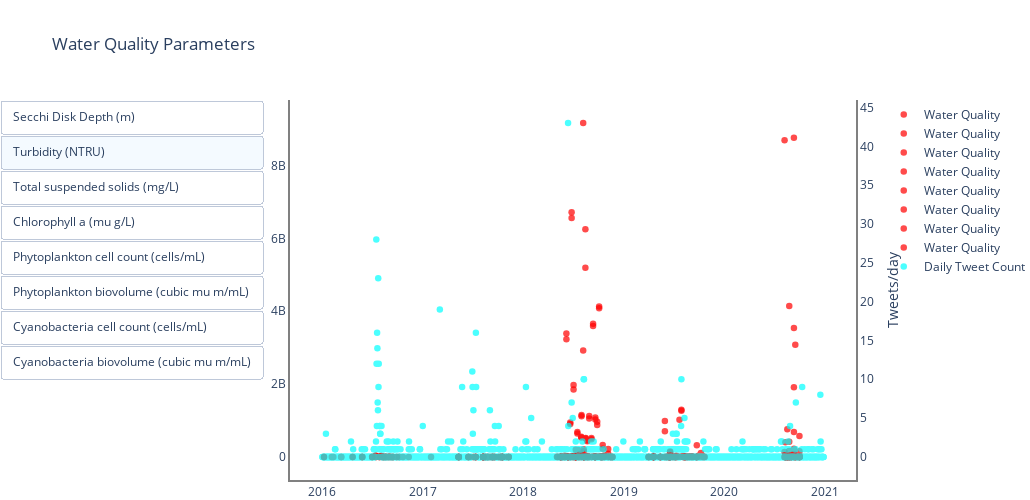

The cell this chart's notebook holds for it:
### Code cell
# add secondary axis https://stackoverflow.com/questions/57296683/adding-a-secondary-axis-in-plotly-python

sd = go.Scatter(x=list(post_sd.OBJECTID_1),
                 y=list(post_sd['X75.']),
                 #name='Secchi Disk Depth (m)',
                 mode='markers',
                 marker=dict(color='red', size=10),
                yaxis='y1',
                showlegend=True,
                name='Water Quality'
                )



t = go.Scatter(x=list(post_t.OBJECTID_1),
                 y=list(post_t['X75.']),
                 #name='Turbidity (NTRU)',
                 mode='markers',
                 marker=dict(color='red', size=10),
                yaxis='y1',
                showlegend=True,
                name='Water Quality'
                )

tss = go.Scatter(x=list(post_tss.OBJECTID_1),
                   y=list(post_tss['X75.']),
                   #name='Total suspended solids (mg/L)',
                   mode='markers',
                   marker=dict(color='red', size=10),
                yaxis='y1',
                showlegend=True,
                name='Water Quality'
                  )

c = go.Scatter(x=list(post_c.OBJECTID_1), #uncorrected for pheophytin
                 y=list(post_c['X75.']),
                 #name=r'Chlorophyll a ($ \mu g / L$)',
                 mode='markers',
                 marker=dict(color='red', size=10),
                yaxis='y1',
                showlegend=True,
                name='Water Quality'
                )

tcc = go.Scatter(x=list(post_tcc.OBJECTID_1),
                   y=list(post_tcc['X75.']),
                   #name='Phytoplankton cell count (cells/mL)',
                   mode='markers',
                   marker=dict(color='red', size=10),
                yaxis='y1',
                showlegend=True,
                name='Water Quality'
                  )

tb = go.Scatter(x=list(post_tb.OBJECTID_1),
                   y=list(post_tb['X75.']),
                   #name='Phytoplankton biovolume ($ \mu m^3 / mL$)',
                   mode='markers',
                   marker=dict(color='red', size=10),
                yaxis='y1',
                showlegend=True,
                name='Water Quality'
                  )

ccc = go.Scatter(x=list(post_ccc.OBJECTID_1),
                   y=list(post_ccc['X75.']),
                   #name='Cyanobacteria cell count (cells/mL)',
                   mode='markers',
                   marker=dict(color='red', size=10),
                yaxis='y1',
                showlegend=True,
                name='Water Quality'
                  )

cb = go.Scatter(x=list(post_cb.OBJECTID_1),
                   y=list(post_cb['X75.']),
                   #name='Cyanobacteria biovolume ($ \mu m^3 / mL$)',
                   mode='markers',
                   marker=dict(color='red', size=10),
                yaxis='y1',
                showlegend=True,
                name='Water Quality'
                  )

tweets = go.Scatter(x=list(tweets_daily['time']),
                         y=list(tweets_daily['neg']),
                         name='Daily Tweet Count',
                         mode='markers',
                         marker=dict(color='cyan', size=10),
                         yaxis='y2')


data = [sd, t, tss, c, tcc, tb, ccc, cb, tweets]

updatemenus = list([
    dict(type="buttons",
        active=1,
        buttons=list([
            dict(label = 'Secchi Disk Depth (m)',
                method='update',
                args=[{'visible':[True, False, False, False, False, False, False, False, True]}]
                ),
            dict(label='Turbidity (NTRU)',
                method='update',
                args=[{'visible':[False, True, False, False, False, False, False, False, True]}]
                ),
            dict(label='Total suspended solids (mg/L)',
                method='update',
                args=[{'visible':[False, False, True, False, False, False, False, False, True]}]
                ),
            dict(label=r'Chlorophyll a (mu g/L)',
                method='update',
                args=[{'visible':[False, False, False, True, False, False, False, False, True]}]
                ),
            dict(label='Phytoplankton cell count (cells/mL)',
                method='update',
                args=[{'visible':[False, False, False, False, True, False, False, False, True]}]
                ),
            dict(label='Phytoplankton biovolume (cubic mu m/mL)',
                method='update',
                args=[{'visible':[False, False, False, False, False, True, False, False, True]}]
                ),
            dict(label='Cyanobacteria cell count (cells/mL)',
                method='update',
                args=[{'visible':[False, False, False, False, False, False, True, False, True]}]
                ),
            dict(label='Cyanobacteria biovolume (cubic mu m/mL)',
                method='update',
                args=[{'visible':[False, False, False, False, False, False, False, True, True]}]
                ),
        ]))
])

fig.add_trace(go.Scatter(x=list(tweets_daily['time']),
                         y=list(tweets_daily['neg']),
                         name='Daily Tweet Count',
                         mode='markers',
                         marker=dict(color='cyan', size=10),
                         yaxis='y2')
             )

layout = dict(title="Water Quality Parameters",showlegend=True,
             updatemenus=updatemenus, plot_bgcolor="white",
             yaxis=dict(side='left'),
             yaxis2=dict(title="Tweets/day", 
                         side="right",
                        overlaying='y1'))

fig = go.Figure(data=data, layout=layout)

fig.update_traces(mode='markers', opacity=0.7, marker_size=6.5)
fig.update_xaxes(showline=True, linewidth=2, linecolor='grey')
fig.update_yaxes(showline=True, linewidth=2, linecolor='grey')

# Legend position
fig.update_layout(legend=dict(
    yanchor="top",
    #y=-2,
    xanchor="right",
    x=1.307
))

# Figure dimensions
fig.update_layout(
    autosize=False,
    width=1030,
    height=500,
    margin=dict(
        l=150,
        r=0,
        b=0,
        t=100,
        pad=0
    )
)
pio.show(fig)

### Figure 1 — Plotly figure (JSON) as saved in the notebook; plotly's stock layout.template omitted (floating-point values rounded to 4 significant figures; data arrays with more than 128 entries replaced by an {"elided": "..."} marker saying what was removed)
{"data": [{"marker": {"color": "red", "size": 6.5}, "mode": "markers", "name": "Water Quality", "opacity": 0.7, "showlegend": true, "type": "scatter", "x": ["2016-04-20T00:00:00", "2016-05-25T00:00:00", "2016-06-30T00:00:00", "2017-05-10T00:00:00", "2017-05-11T00:00:00", "2017-06-15T00:00:00", "2017-07-11T00:00:00", "2017-08-07T00:00:00", "2017-08-08T00:00:00", "2017-09-11T00:00:00", "2017-10-16T00:00:00", "2017-11-08T00:00:00", "2018-05-16T00:00:00", "2018-06-12T00:00:00", "2018-07-10T00:00:00", "2018-07-11T00:00:00", "2018-08-08T00:00:00", "2018-08-09T00:00:00", "2018-09-18T00:00:00", "2018-10-10T00:00:00", "2018-10-15T00:00:00", "2018-11-14T00:00:00", "2018-11-20T00:00:00", "2019-04-01T00:00:00", "2019-04-18T00:00:00", "2019-04-19T00:00:00", "2019-05-13T00:00:00", "2019-05-14T00:00:00", "2019-06-17T00:00:00", "2019-06-18T00:00:00", "2019-07-08T00:00:00", "2019-08-12T00:00:00", "2019-09-23T00:00:00", "2017-09-18T00:00:00", "2017-10-10T00:00:00", "2018-05-17T00:00:00", "2018-06-11T00:00:00", "2017-10-17T00:00:00"], "y": [0.3798, 0.2, 0.2, 0.2725, 0.2784, 0.3648, 0.237, 0.3068, 0.2847, 0.3057, 0.2322, 0.1977, 0.2459, 0.2009, 0.1, 0.2142, 0.1336, 0.2487, 0.1837, 0.3, 0.1672, 0.19, 0.2, 0.2268, 0.1477, 0.324, 0.8547, 0.4285, 0.738, 0.389, 0.3046, 0.2906, 0.2708, 0.2, 0.38, 0.25, 0.1, 0.2], "yaxis": "y"}, {"marker": {"color": "red", "size": 6.5}, "mode": "markers", "name": "Water Quality", "opacity": 0.7, "showlegend": true, "type": "scatter", "x": ["2016-08-10T00:00:00", "2017-05-10T00:00:00", "2017-05-11T00:00:00", "2017-06-15T00:00:00", "2017-07-11T00:00:00", "2017-08-07T00:00:00", "2017-08-08T00:00:00", "2017-09-11T00:00:00", "2017-10-16T00:00:00", "2017-11-08T00:00:00", "2018-05-16T00:00:00", "2018-06-12T00:00:00", "2018-07-10T00:00:00", "2018-07-11T00:00:00", "2018-08-08T00:00:00", "2018-08-09T00:00:00", "2018-09-18T00:00:00", "2018-09-19T00:00:00", "2018-10-10T00:00:00", "2018-10-15T00:00:00", "2018-11-14T00:00:00", "2018-11-20T00:00:00", "2019-04-01T00:00:00", "2019-04-18T00:00:00", "2019-04-19T00:00:00", "2019-05-13T00:00:00", "2019-05-14T00:00:00", "2019-06-17T00:00:00", "2019-06-18T00:00:00", "2019-07-08T00:00:00", "2019-08-12T00:00:00", "2019-09-23T00:00:00", "2017-09-18T00:00:00", "2017-10-10T00:00:00", "2018-05-17T00:00:00", "2018-06-11T00:00:00", "2017-10-17T00:00:00", "2016-01-07T00:00:00"], "y": [90.62, 48.81, 38.88, 32.73, 89.2, 79.33, 43.23, 34.74, 53.3, 49.56, 39.37, 86.39, 169.6, 69.74, 60.89, 65.11, 102.9, 71.59, 129.4, 90.09, 33.4, 31.4, 57.36, 64.4, 39.37, 20.7, 23.5, 27.65, 53.59, 88.36, 62.09, 67.69, 79, 8.91, 25.6, 105, 46.2, 6.4], "yaxis": "y"}, {"marker": {"color": "red", "size": 6.5}, "mode": "markers", "name": "Water Quality", "opacity": 0.7, "showlegend": true, "type": "scatter", "x": ["2016-02-10T00:00:00", "2016-03-09T00:00:00", "2016-03-10T00:00:00", "2016-04-20T00:00:00", "2016-05-24T00:00:00", "2016-05-25T00:00:00", "2016-06-30T00:00:00", "2016-07-28T00:00:00", "2016-08-04T00:00:00", "2016-08-11T00:00:00", "2016-08-18T00:00:00", "2016-08-31T00:00:00", "2016-09-08T00:00:00", "2016-10-06T00:00:00", "2016-10-07T00:00:00", "2016-10-20T00:00:00", "2016-11-10T00:00:00", "2017-01-30T00:00:00", "2017-05-10T00:00:00", "2017-05-11T00:00:00", "2017-06-15T00:00:00", "2017-07-11T00:00:00", "2017-08-07T00:00:00", "2017-08-08T00:00:00", "2017-09-11T00:00:00", "2017-10-16T00:00:00", "2017-10-31T00:00:00", "2017-11-08T00:00:00", "2018-05-07T00:00:00", "2018-05-16T00:00:00", "2018-05-17T00:00:00", "2018-06-12T00:00:00", "2018-06-14T00:00:00", "2018-06-27T00:00:00", "2018-06-28T00:00:00", "2018-07-05T00:00:00", "2018-07-10T00:00:00", "2018-07-11T00:00:00", "2018-08-08T00:00:00", "2018-08-09T00:00:00", "2018-09-18T00:00:00", "2018-09-19T00:00:00", "2018-10-10T00:00:00", "2018-10-15T00:00:00", "2018-11-14T00:00:00", "2018-11-20T00:00:00", "2019-04-01T00:00:00", "2019-04-18T00:00:00", "2019-04-19T00:00:00", "2019-05-13T00:00:00", "2019-05-14T00:00:00", "2019-06-17T00:00:00", "2019-06-18T00:00:00", "2019-07-08T00:00:00", "2019-08-12T00:00:00", "2019-09-23T00:00:00", "2016-02-04T00:00:00", "2017-09-18T00:00:00", "2017-10-10T00:00:00", "2018-06-11T00:00:00", "2017-10-17T00:00:00", "2016-01-07T00:00:00", "2018-06-20T00:00:00"], "y": [8.141, 117.4, 119.2, 51.39, 78.27, 62.41, 49.2, 68.91, 111.8, 106.6, 135.7, 120.9, 137.0, 131.1, 71.89, 190.9, 87.76, 37.17, 51.33, 30.91, 29.18, 70.07, 85.71, 41.51, 32.42, 33.16, 61.27, 93.34, 41.31, 32.27, 45.05, 70.92, 49.04, 85.4, 46.7, 19.53, 286.4, 74.51, 110, 57.1, 100.4, 67.47, 115.4, 334.4, 29.99, 32.04, 54.1, 66.56, 20.87, 12.14, 22.82, 24.74, 45.64, 77.49, 55.8, 58.12, 10, 113, 14.4, 90, 58, 7, 124.2], "yaxis": "y"}, {"marker": {"color": "red", "size": 6.5}, "mode": "markers", "name": "Water Quality", "opacity": 0.7, "showlegend": true, "type": "scatter", "x": ["2016-06-30T00:00:00", "2017-05-10T00:00:00", "2017-05-11T00:00:00", "2017-06-15T00:00:00", "2017-07-11T00:00:00", "2017-08-07T00:00:00", "2017-08-08T00:00:00", "2017-09-11T00:00:00", "2017-10-16T00:00:00", "2017-11-08T00:00:00", "2018-06-12T00:00:00", "2018-07-10T00:00:00", "2018-07-11T00:00:00", "2018-08-08T00:00:00", "2018-08-09T00:00:00", "2018-09-18T00:00:00", "2018-09-19T00:00:00", "2018-10-10T00:00:00", "2018-10-15T00:00:00", "2018-11-14T00:00:00", "2018-11-20T00:00:00", "2019-04-01T00:00:00", "2019-04-18T00:00:00", "2019-04-19T00:00:00", "2019-05-13T00:00:00", "2019-05-14T00:00:00", "2019-06-17T00:00:00", "2019-06-18T00:00:00", "2019-07-08T00:00:00", "2019-08-12T00:00:00", "2019-09-23T00:00:00", "2017-09-18T00:00:00", "2017-10-10T00:00:00", "2018-05-17T00:00:00", "2018-06-11T00:00:00", "2017-10-17T00:00:00", "2016-05-25T00:00:00"], "y": [19.58, 22.79, 4.606, 11.7, 82.58, 73.95, 12.7, 45.56, 8.867, 10.04, 26.32, 305.7, 45.27, 100.2, 81.67, 40.52, 53.0, 23.92, 50.54, 16.1, 11.0, 33.52, 8.969, 20.38, 3.087, 23.12, 61.14, 4.85, 14.08, 10.91, 24.94, 123.8, 13.56, 85.2, 218, 34.96, 22.28], "yaxis": "y"}, {"marker": {"color": "red", "size": 6.5}, "mode": "markers", "name": "Water Quality", "opacity": 0.7, "showlegend": true, "type": "scatter", "x": ["2016-07-13T00:00:00", "2016-07-14T00:00:00", "2016-07-15T00:00:00", "2016-07-20T00:00:00", "2016-07-26T00:00:00", "2016-08-02T00:00:00", "2016-08-09T00:00:00", "2016-08-16T00:00:00", "2016-08-17T00:00:00", "2016-08-23T00:00:00", "2016-08-29T00:00:00", "2016-08-31T00:00:00", "2016-09-06T00:00:00", "2016-09-13T00:00:00", "2016-09-14T00:00:00", "2016-09-28T00:00:00", "2017-07-03T00:00:00", "2017-07-11T00:00:00", "2017-08-07T00:00:00", "2017-08-08T00:00:00", "2017-08-14T00:00:00", "2017-08-16T00:00:00", "2017-08-22T00:00:00", "2017-08-29T00:00:00", "2017-09-05T00:00:00", "2017-09-11T00:00:00", "2017-10-03T00:00:00", "2017-10-16T00:00:00", "2018-05-03T00:00:00", "2018-05-16T00:00:00", "2018-05-23T00:00:00", "2018-05-31T00:00:00", "2018-06-06T00:00:00", "2018-06-12T00:00:00", "2018-06-20T00:00:00", "2018-06-25T00:00:00", "2018-07-02T00:00:00", "2018-07-09T00:00:00", "2018-07-16T00:00:00", "2018-07-24T00:00:00", "2018-07-30T00:00:00", "2018-07-31T00:00:00", "2018-08-06T00:00:00", "2018-08-08T00:00:00", "2018-08-14T00:00:00", "2018-08-15T00:00:00", "2018-08-21T00:00:00", "2018-08-28T00:00:00", "2018-09-05T00:00:00", "2018-09-11T00:00:00", "2018-09-19T00:00:00", "2018-09-26T00:00:00", "2018-10-03T00:00:00", "2018-10-10T00:00:00", "2018-10-16T00:00:00", "2018-10-22T00:00:00", "2018-11-05T00:00:00", "2019-05-30T00:00:00", "2019-06-05T00:00:00", "2019-07-29T00:00:00", "2019-08-05T00:00:00", "2019-08-08T00:00:00", "2019-08-12T00:00:00", "2019-08-19T00:00:00", "2019-08-26T00:00:00", "2019-09-03T00:00:00", "2019-09-09T00:00:00", "2018-09-18T00:00:00", "2018-07-03T00:00:00", "2019-06-12T00:00:00", "2019-06-27T00:00:00", "2018-07-19T00:00:00", "2019-06-18T00:00:00", "2018-07-10T00:00:00", "2019-04-19T00:00:00", "2019-06-13T00:00:00", "2017-08-24T00:00:00", "2018-08-23T00:00:00"], "y": [35006712, 384100.0, 8431640, 3618000.0, 39600.0, 22570000.0, 50430.0, 28450.0, 6744000.0, 270600.0, 13680.0, 4933551, 9265.0, 4064.0, 66900.0, 888.8, 1089091, 409600.0, 1079000.0, 95460.0, 1715000.0, 110800.0, 248200.0, 237400.0, 85280.0, 334000.0, 81590.0, 76720.0, 15970.0, 23690.0, 15780.0, 29670.0, 11900000.0, 34070.0, 1658000.0, 19142039, 6026000.0, 124100.0, 1952000.0, 268200.0, 1705000.0, 2560000.0, 49118250, 804700.0, 20790000.0, 1529000.0, 1406000.0, 949800.0, 664500.0, 6467000.0, 1842000.0, 2072000.0, 7275000.0, 69840.0, 2034000.0, 95890.0, 267900.0, 902400.0, 10890.0, 2070000.0, 39850.0, 4776.0, 41940.0, 21900.0, 61210.0, 115300.0, 39830.0, 81690.0, 114700.0, 44540.0, 33270.0, 915200.0, 498700.0, 784674, 47501, 904.3, 176400.0, 115200.0], "yaxis": "y"}, {"marker": {"color": "red", "size": 6.5}, "mode": "markers", "name": "Water Quality", "opacity": 0.7, "showlegend": true, "type": "scatter", "x": ["2018-05-03T00:00:00", "2018-05-16T00:00:00", "2018-05-23T00:00:00", "2018-05-31T00:00:00", "2018-06-06T00:00:00", "2018-06-12T00:00:00", "2018-06-20T00:00:00", "2018-06-25T00:00:00", "2018-07-02T00:00:00", "2018-07-09T00:00:00", "2018-07-16T00:00:00", "2018-07-24T00:00:00", "2018-07-30T00:00:00", "2018-07-31T00:00:00", "2018-08-06T00:00:00", "2018-08-08T00:00:00", "2018-08-14T00:00:00", "2018-08-15T00:00:00", "2018-08-21T00:00:00", "2018-08-28T00:00:00", "2018-09-05T00:00:00", "2018-09-11T00:00:00", "2018-09-19T00:00:00", "2018-09-26T00:00:00", "2018-10-03T00:00:00", "2018-10-10T00:00:00", "2018-10-16T00:00:00", "2018-10-22T00:00:00", "2018-11-05T00:00:00", "2019-05-30T00:00:00", "2019-06-05T00:00:00", "2019-07-29T00:00:00", "2019-08-05T00:00:00", "2019-08-08T00:00:00", "2019-08-12T00:00:00", "2019-08-19T00:00:00", "2019-08-26T00:00:00", "2019-09-03T00:00:00", "2019-09-09T00:00:00", "2018-09-18T00:00:00", "2018-07-03T00:00:00", "2019-06-12T00:00:00", "2019-06-27T00:00:00", "2018-07-19T00:00:00", "2019-06-18T00:00:00", "2018-07-10T00:00:00", "2019-04-19T00:00:00", "2019-06-13T00:00:00", "2018-08-23T00:00:00"], "y": [5532000.0, 9201000.0, 5998000.0, 33644109, 3388209216, 7442000.0, 947770128, 6720850944, 1972215488, 26957616, 686953632, 100136300, 557557648, 1148806304, 9168868352, 214340364, 6253350016, 521404624, 458863384, 1125309696, 523258304, 3655117888, 1083562816, 964362256, 4132039360, 19950000.0, 327395344, 40127689, 221172668, 985100352, 5392000.0, 1293648064, 13620000.0, 2919000.0, 9540210, 5360000.0, 13760000.0, 12670000.0, 5742000.0, 14060000.0, 25170000.0, 13340000.0, 9801000.0, 192400000.0, 148100000.0, 198600000.0, 26190000.0, 899600.0, 25820000.0], "yaxis": "y"}, {"marker": {"color": "red", "size": 6.5}, "mode": "markers", "name": "Water Quality", "opacity": 0.7, "showlegend": true, "type": "scatter", "x": {"elided": "153 str values"}, "y": {"elided": "153 float values"}, "yaxis": "y"}, {"marker": {"color": "red", "size": 6.5}, "mode": "markers", "name": "Water Quality", "opacity": 0.7, "showlegend": true, "type": "scatter", "x": ["2018-05-16T00:00:00", "2018-05-23T00:00:00", "2018-05-31T00:00:00", "2018-06-06T00:00:00", "2018-06-12T00:00:00", "2018-06-20T00:00:00", "2018-06-25T00:00:00", "2018-07-02T00:00:00", "2018-07-09T00:00:00", "2018-07-16T00:00:00", "2018-07-24T00:00:00", "2018-07-30T00:00:00", "2018-07-31T00:00:00", "2018-08-06T00:00:00", "2018-08-08T00:00:00", "2018-08-14T00:00:00", "2018-08-15T00:00:00", "2018-08-21T00:00:00", "2018-08-28T00:00:00", "2018-09-05T00:00:00", "2018-09-11T00:00:00", "2018-09-19T00:00:00", "2018-09-26T00:00:00", "2018-10-03T00:00:00", "2018-10-10T00:00:00", "2018-10-16T00:00:00", "2018-10-22T00:00:00", "2018-11-05T00:00:00", "2019-05-30T00:00:00", "2019-06-05T00:00:00", "2019-07-10T00:00:00", "2019-07-22T00:00:00", "2019-07-29T00:00:00", "2019-08-05T00:00:00", "2019-08-08T00:00:00", "2019-08-12T00:00:00", "2019-08-19T00:00:00", "2019-08-26T00:00:00", "2019-09-03T00:00:00", "2019-09-09T00:00:00", "2019-09-20T00:00:00", "2019-09-23T00:00:00", "2019-10-01T00:00:00", "2019-10-08T00:00:00", "2018-09-18T00:00:00", "2019-10-16T00:00:00", "2018-07-03T00:00:00", "2019-06-12T00:00:00", "2019-06-27T00:00:00", "2019-07-03T00:00:00", "2019-07-15T00:00:00", "2018-07-19T00:00:00", "2019-06-18T00:00:00", "2019-10-21T00:00:00", "2018-07-10T00:00:00", "2019-04-19T00:00:00", "2019-06-13T00:00:00", "2019-10-15T00:00:00", "2018-08-23T00:00:00", "2020-08-17T00:00:00", "2020-08-24T00:00:00", "2020-08-31T00:00:00", "2020-09-01T00:00:00", "2020-09-30T00:00:00", "2020-08-17T00:00:00", "2020-08-24T00:00:00", "2020-08-31T00:00:00", "2020-09-10T00:00:00", "2020-09-30T00:00:00", "2020-08-17T00:00:00", "2020-08-24T00:00:00", "2020-08-31T00:00:00", "2020-09-30T00:00:00", "2020-08-17T00:00:00", "2020-08-24T00:00:00", "2020-08-31T00:00:00", "2020-09-30T00:00:00", "2020-08-10T00:00:00", "2020-08-17T00:00:00", "2020-08-24T00:00:00", "2020-08-31T00:00:00", "2020-09-10T00:00:00", "2020-09-30T00:00:00", "2020-08-17T00:00:00", "2020-08-17T00:00:00", "2020-08-24T00:00:00", "2020-08-24T00:00:00", "2020-08-31T00:00:00", "2020-08-31T00:00:00", "2020-09-10T00:00:00", "2020-09-30T00:00:00", "2020-08-10T00:00:00", "2020-08-24T00:00:00", "2020-08-31T00:00:00", "2020-09-30T00:00:00", "2020-08-24T00:00:00", "2020-08-24T00:00:00", "2020-09-10T00:00:00", "2020-09-30T00:00:00", "2020-08-10T00:00:00", "2020-08-24T00:00:00", "2020-08-07T00:00:00", "2020-08-10T00:00:00", "2020-09-15T00:00:00", "2020-09-22T00:00:00", "2020-08-10T00:00:00", "2020-09-15T00:00:00", "2020-09-22T00:00:00", "2020-08-10T00:00:00", "2020-09-15T00:00:00", "2020-08-10T00:00:00", "2020-09-15T00:00:00", "2020-08-07T00:00:00", "2020-08-10T00:00:00", "2020-09-10T00:00:00", "2020-09-15T00:00:00", "2020-08-10T00:00:00", "2020-09-10T00:00:00", "2020-09-15T00:00:00", "2020-09-15T00:00:00", "2020-09-30T00:00:00", "2020-09-15T00:00:00", "2020-09-10T00:00:00", "2020-09-15T00:00:00"], "y": [180300.0, 6013.0, 592500.0, 3231304320, 2397550, 903270016, 6565069696, 1854781920, 3753833, 643931040, 65189404, 531368272, 1117203328, 2920345600, 155584680, 5197952128, 505018216, 428779896, 1055617264, 485337568, 3598964608, 1030077984, 877276256, 4084222720, 6430000.0, 226605096, 14060000.0, 87491482, 702286560, 102800.0, 33080252, 1024650816, 1271588416, 2067000.0, 177400.0, 3220000.0, 1342000.0, 3447000.0, 14810000.0, 1885000.0, 1640000.0, 322580320, 38734577, 109902340, 6485000.0, 19000000.0, 7284000.0, 5336000.0, 2147000.0, 767500.0, 1724000.0, 4853000.0, 130000000.0, 606200.0, 9009000.0, 89590.0, 60580.0, 4833000.0, 5989000.0, 466700.0, 21500.0, 75860000.0, 119200000.0, 6176000.0, 53680.0, 33020.0, 33400000.0, 226400000.0, 12370000.0, 369700.0, 19530000.0, 3695000.0, 475700.0, 810600.0, 9014000.0, 2981000.0, 9444000.0, 41900000.0, 1572000.0, 24500000.0, 4357000.0, 685800000.0, 2052000.0, 17230000.0, 760600000.0, 152200000.0, 165900000.0, 7738000.0, 81540000.0, 179500000.0, 1821000.0, 968500.0, 7111000.0, 4887000.0, 158300000.0, 419400000.0, 4146000000.0, 93480000.0, 51000000.0, 350500.0, 957800.0, 8694000000.0, 2354000.0, 4991000.0, 6850000.0, 1443000.0, 10100000.0, 8812000.0, 55250000.0, 34830000.0, 940500.0, 49200000.0, 1647000.0, 402900000.0, 3539000000.0, 13180000.0, 5857000.0, 8769000000.0, 29580000.0, 4421000.0, 577900000.0, 3081000000.0, 1911000000.0, 7901000.0], "yaxis": "y"}, {"marker": {"color": "cyan", "size": 6.5}, "mode": "markers", "name": "Daily Tweet Count", "opacity": 0.7, "type": "scatter", "x": {"elided": "1823 str values"}, "y": {"elided": "1823 int values"}, "yaxis": "y2"}], "layout": {"autosize": false, "height": 500, "legend": {"x": 1.307, "xanchor": "right", "yanchor": "top"}, "margin": {"b": 0, "l": 150, "pad": 0, "r": 0, "t": 100}, "plot_bgcolor": "white", "showlegend": true, "title": {"text": "Water Quality Parameters"}, "updatemenus": [{"active": 1, "buttons": [{"args": [{"visible": [true, false, false, false, false, false, false, false, true]}], "label": "Secchi Disk Depth (m)", "method": "update"}, {"args": [{"visible": [false, true, false, false, false, false, false, false, true]}], "label": "Turbidity (NTRU)", "method": "update"}, {"args": [{"visible": [false, false, true, false, false, false, false, false, true]}], "label": "Total suspended solids (mg/L)", "method": "update"}, {"args": [{"visible": [false, false, false, true, false, false, false, false, true]}], "label": "Chlorophyll a (mu g/L)", "method": "update"}, {"args": [{"visible": [false, false, false, false, true, false, false, false, true]}], "label": "Phytoplankton cell count (cells/mL)", "method": "update"}, {"args": [{"visible": [false, false, false, false, false, true, false, false, true]}], "label": "Phytoplankton biovolume (cubic mu m/mL)", "method": "update"}, {"args": [{"visible": [false, false, false, false, false, false, true, false, true]}], "label": "Cyanobacteria cell count (cells/mL)", "method": "update"}, {"args": [{"visible": [false, false, false, false, false, false, false, true, true]}], "label": "Cyanobacteria biovolume (cubic mu m/mL)", "method": "update"}], "type": "buttons"}], "width": 1030, "xaxis": {"linecolor": "grey", "linewidth": 2, "showline": true}, "yaxis": {"linecolor": "grey", "linewidth": 2, "showline": true, "side": "left"}, "yaxis2": {"linecolor": "grey", "linewidth": 2, "overlaying": "y", "showline": true, "side": "right", "title": {"text": "Tweets/day"}}}}
